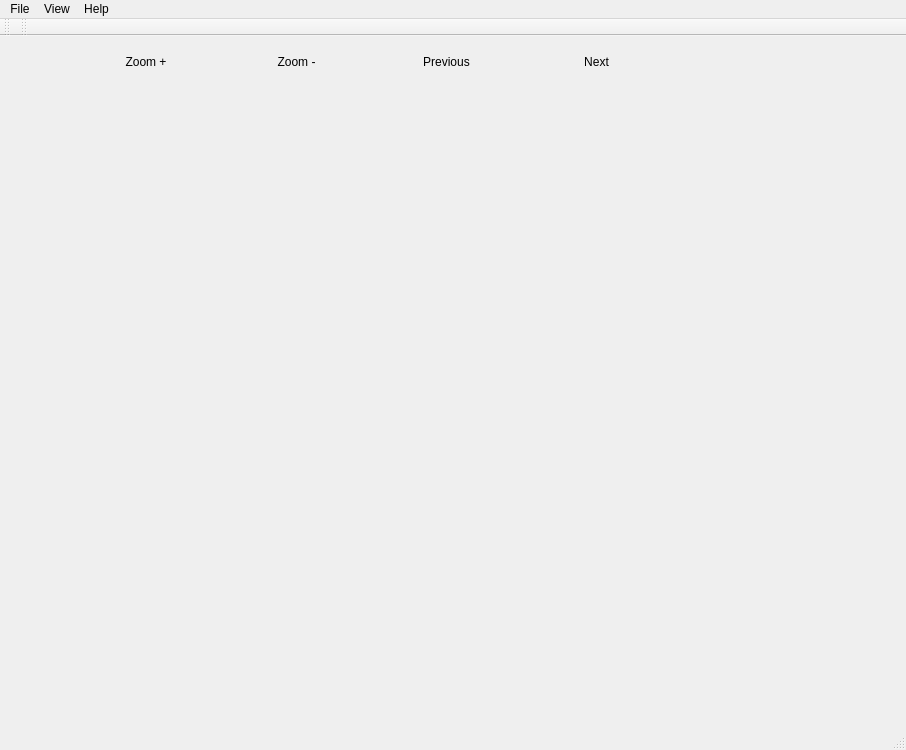
<?xml version="1.0" encoding="UTF-8"?>
<ui version="4.0">
 <class>MainWindow</class>
 <widget class="QMainWindow" name="MainWindow">
  <property name="geometry">
   <rect>
    <x>0</x>
    <y>0</y>
    <width>906</width>
    <height>750</height>
   </rect>
  </property>
  <property name="sizePolicy">
   <sizepolicy hsizetype="Ignored" vsizetype="Ignored">
    <horstretch>0</horstretch>
    <verstretch>0</verstretch>
   </sizepolicy>
  </property>
  <property name="minimumSize">
   <size>
    <width>0</width>
    <height>0</height>
   </size>
  </property>
  <property name="sizeIncrement">
   <size>
    <width>0</width>
    <height>0</height>
   </size>
  </property>
  <property name="windowTitle">
   <string>MainWindow</string>
  </property>
  <property name="animated">
   <bool>false</bool>
  </property>
  <property name="tabShape">
   <enum>QTabWidget::Triangular</enum>
  </property>
  <property name="dockOptions">
   <set>QMainWindow::AllowNestedDocks|QMainWindow::AllowTabbedDocks|QMainWindow::VerticalTabs</set>
  </property>
  <property name="unifiedTitleAndToolBarOnMac">
   <bool>false</bool>
  </property>
  <widget class="QWidget" name="centralWidget">
   <property name="sizePolicy">
    <sizepolicy hsizetype="Ignored" vsizetype="Ignored">
     <horstretch>0</horstretch>
     <verstretch>0</verstretch>
    </sizepolicy>
   </property>
   <property name="maximumSize">
    <size>
     <width>850</width>
     <height>850</height>
    </size>
   </property>
   <property name="layoutDirection">
    <enum>Qt::LeftToRight</enum>
   </property>
   <widget class="QScrollArea" name="scrollArea">
    <property name="enabled">
     <bool>true</bool>
    </property>
    <property name="geometry">
     <rect>
      <x>0</x>
      <y>0</y>
      <width>817</width>
      <height>817</height>
     </rect>
    </property>
    <property name="sizePolicy">
     <sizepolicy hsizetype="Ignored" vsizetype="Ignored">
      <horstretch>0</horstretch>
      <verstretch>0</verstretch>
     </sizepolicy>
    </property>
    <property name="minimumSize">
     <size>
      <width>300</width>
      <height>300</height>
     </size>
    </property>
    <property name="frameShape">
     <enum>QFrame::Panel</enum>
    </property>
    <property name="frameShadow">
     <enum>QFrame::Plain</enum>
    </property>
    <property name="lineWidth">
     <number>0</number>
    </property>
    <property name="sizeAdjustPolicy">
     <enum>QAbstractScrollArea::AdjustIgnored</enum>
    </property>
    <property name="widgetResizable">
     <bool>true</bool>
    </property>
    <property name="alignment">
     <set>Qt::AlignCenter</set>
    </property>
    <widget class="QWidget" name="widget">
     <property name="geometry">
      <rect>
       <x>0</x>
       <y>0</y>
       <width>817</width>
       <height>817</height>
      </rect>
     </property>
     <property name="sizePolicy">
      <sizepolicy hsizetype="Ignored" vsizetype="Ignored">
       <horstretch>0</horstretch>
       <verstretch>0</verstretch>
      </sizepolicy>
     </property>
     <property name="minimumSize">
      <size>
       <width>817</width>
       <height>0</height>
      </size>
     </property>
     <property name="focusPolicy">
      <enum>Qt::WheelFocus</enum>
     </property>
     <property name="contextMenuPolicy">
      <enum>Qt::NoContextMenu</enum>
     </property>
     <property name="layoutDirection">
      <enum>Qt::LeftToRight</enum>
     </property>
     <property name="autoFillBackground">
      <bool>true</bool>
     </property>
     <widget class="QLabel" name="label">
      <property name="geometry">
       <rect>
        <x>40</x>
        <y>650</y>
        <width>99</width>
        <height>31</height>
       </rect>
      </property>
      <property name="text">
       <string/>
      </property>
      <property name="buddy">
       <cstring>label</cstring>
      </property>
     </widget>
     <zorder>label</zorder>
     <zorder>ZoomOut</zorder>
     <zorder>Previous</zorder>
     <zorder>Next</zorder>
    </widget>
   </widget>
   <widget class="QPushButton" name="ZoomIn">
    <property name="geometry">
     <rect>
      <x>10</x>
      <y>10</y>
      <width>272</width>
      <height>31</height>
     </rect>
    </property>
    <property name="text">
     <string>Zoom +</string>
    </property>
    <property name="flat">
     <bool>true</bool>
    </property>
   </widget>
   <widget class="QPushButton" name="ZoomOut">
    <property name="geometry">
     <rect>
      <x>160</x>
      <y>10</y>
      <width>273</width>
      <height>31</height>
     </rect>
    </property>
    <property name="text">
     <string>Zoom -</string>
    </property>
    <property name="flat">
     <bool>true</bool>
    </property>
   </widget>
   <widget class="QPushButton" name="Previous">
    <property name="geometry">
     <rect>
      <x>390</x>
      <y>10</y>
      <width>113</width>
      <height>32</height>
     </rect>
    </property>
    <property name="text">
     <string>Previous</string>
    </property>
    <property name="autoDefault">
     <bool>false</bool>
    </property>
    <property name="default">
     <bool>false</bool>
    </property>
    <property name="flat">
     <bool>true</bool>
    </property>
   </widget>
   <widget class="QPushButton" name="Next">
    <property name="geometry">
     <rect>
      <x>540</x>
      <y>10</y>
      <width>113</width>
      <height>32</height>
     </rect>
    </property>
    <property name="text">
     <string>Next</string>
    </property>
    <property name="flat">
     <bool>true</bool>
    </property>
   </widget>
  </widget>
  <widget class="QMenuBar" name="menuBar">
   <property name="geometry">
    <rect>
     <x>0</x>
     <y>0</y>
     <width>906</width>
     <height>22</height>
    </rect>
   </property>
   <widget class="QMenu" name="menuFile">
    <property name="title">
     <string>File</string>
    </property>
    <addaction name="actionOpen"/>
   </widget>
   <widget class="QMenu" name="menuView">
    <property name="title">
     <string>View</string>
    </property>
    <addaction name="actionZoomIn"/>
    <addaction name="actionZoomOut"/>
    <addaction name="actionNormalSize"/>
   </widget>
   <widget class="QMenu" name="menuHelp">
    <property name="title">
     <string>Help</string>
    </property>
    <addaction name="actionAbout"/>
   </widget>
   <addaction name="menuFile"/>
   <addaction name="menuView"/>
   <addaction name="menuHelp"/>
  </widget>
  <widget class="QToolBar" name="mainToolBar">
   <property name="sizePolicy">
    <sizepolicy hsizetype="Preferred" vsizetype="Preferred">
     <horstretch>0</horstretch>
     <verstretch>0</verstretch>
    </sizepolicy>
   </property>
   <property name="allowedAreas">
    <set>Qt::TopToolBarArea</set>
   </property>
   <attribute name="toolBarArea">
    <enum>TopToolBarArea</enum>
   </attribute>
   <attribute name="toolBarBreak">
    <bool>false</bool>
   </attribute>
  </widget>
  <widget class="QStatusBar" name="statusBar">
   <property name="autoFillBackground">
    <bool>true</bool>
   </property>
   <property name="sizeGripEnabled">
    <bool>true</bool>
   </property>
  </widget>
  <widget class="QToolBar" name="toolBar">
   <property name="windowTitle">
    <string>toolBar</string>
   </property>
   <attribute name="toolBarArea">
    <enum>TopToolBarArea</enum>
   </attribute>
   <attribute name="toolBarBreak">
    <bool>false</bool>
   </attribute>
  </widget>
  <action name="actionOpen">
   <property name="text">
    <string>Open</string>
   </property>
  </action>
  <action name="actionZoomIn">
   <property name="text">
    <string>Zoom in</string>
   </property>
  </action>
  <action name="actionZoomOut">
   <property name="text">
    <string>Zoom out</string>
   </property>
  </action>
  <action name="actionNormalSize">
   <property name="text">
    <string>NormalSize</string>
   </property>
  </action>
  <action name="actionAbout">
   <property name="text">
    <string>About</string>
   </property>
  </action>
 </widget>
 <layoutdefault spacing="6" margin="11"/>
 <resources/>
 <connections/>
</ui>
